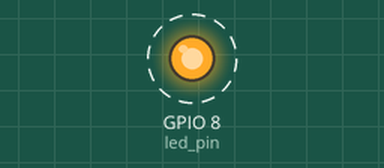
Recording of a program running on a simulated Raspberry Pi (BCM pin numbers). Parts: output pins drawn as LEDs (lit = HIGH). Dashed ring = blinking.

Above: at 0.2 s.
Timing chart, 0 to 3.0 s (numbered marks = the images above):
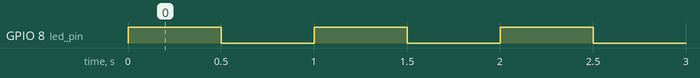

The program:

rpi_blink.py
```python
import RPi.GPIO as GPIO
import time

# Configure the Pi to use the BCM (Broadcom) pin names, rather than the pin positions
GPIO.setmode(GPIO.BCM)

led_pin = 8

GPIO.setup(led_pin, GPIO.OUT)


try:
    while True:
        GPIO.output(led_pin, True)  # LED on
        time.sleep(0.5)             # delay 0.5 seconds
        GPIO.output(led_pin, False) # LED off
        time.sleep(0.5)             # delay 0.5 seconds

finally:
    print("Cleaning up")
    GPIO.cleanup()
```

Measured:
- by itself, GPIO 8 (led_pin): alternates HIGH for 0.50 s and LOW for 0.50 s
